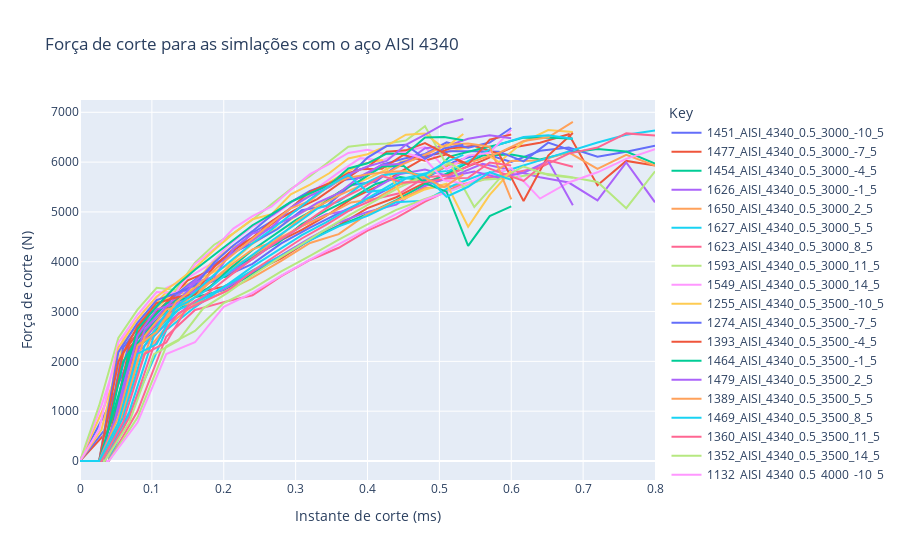

Notebook code for this chart:
### Code cell
import plotly.express as px

fig = px.line(df_pivoted_2[df_pivoted_2["material"]=="AISI_4340"], x="x", y="y", color='Key',
                            labels={
                     "y": "Força de corte (N)",
                     "x": "Instante de corte (ms)",
                 },
                title="Força de corte para as simlações com o aço AISI 4340")
fig.show()

### Figure 1 — Plotly figure (JSON) as saved in the notebook; plotly's stock layout.template omitted (floating-point values rounded to 4 significant figures)
{"data": [{"hovertemplate": "Key=1451_AISI_4340_0.5_3000_-10_5<br>Instante de corte (ms)=%{x}<br>Força de corte (N)=%{y}<extra></extra>", "legendgroup": "1451_AISI_4340_0.5_3000_-10_5", "line": {"color": "#636efa", "dash": "solid"}, "marker": {"symbol": "circle"}, "mode": "lines", "name": "1451_AISI_4340_0.5_3000_-10_5", "orientation": "v", "showlegend": true, "type": "scatter", "x": [0, 0.04, 0.08, 0.12, 0.16, 0.2, 0.24, 0.28, 0.32, 0.36, 0.4, 0.44, 0.48, 0.52, 0.56, 0.6, 0.64, 0.68, 0.72, 0.76, 0.8], "xaxis": "x", "y": [0, 1095.0, 2447.0, 3024.0, 3459.0, 3695.0, 3956.0, 4369.0, 4687.0, 4976.0, 5246.0, 5547.0, 5665.0, 6006.0, 6182.0, 6002.0, 6227.0, 6292.0, 6108.0, 6210.0, 6327.0], "yaxis": "y"}, {"hovertemplate": "Key=1477_AISI_4340_0.5_3000_-7_5<br>Instante de corte (ms)=%{x}<br>Força de corte (N)=%{y}<extra></extra>", "legendgroup": "1477_AISI_4340_0.5_3000_-7_5", "line": {"color": "#EF553B", "dash": "solid"}, "marker": {"symbol": "circle"}, "mode": "lines", "name": "1477_AISI_4340_0.5_3000_-7_5", "orientation": "v", "showlegend": true, "type": "scatter", "x": [0, 0.04, 0.08, 0.12, 0.16, 0.2, 0.24, 0.28, 0.32, 0.36, 0.4, 0.44, 0.48, 0.52, 0.56, 0.6, 0.64, 0.68, 0.72, 0.76, 0.8], "xaxis": "x", "y": [0, 627.4, 2357.0, 2921.0, 3373.0, 3500.0, 3788.0, 4066.0, 4436.0, 4732.0, 5078.0, 5295.0, 5589.0, 5799.0, 6031.0, 6287.0, 6390.0, 6558.0, 5536.0, 6024.0, 5933.0], "yaxis": "y"}, {"hovertemplate": "Key=1454_AISI_4340_0.5_3000_-4_5<br>Instante de corte (ms)=%{x}<br>Força de corte (N)=%{y}<extra></extra>", "legendgroup": "1454_AISI_4340_0.5_3000_-4_5", "line": {"color": "#00cc96", "dash": "solid"}, "marker": {"symbol": "circle"}, "mode": "lines", "name": "1454_AISI_4340_0.5_3000_-4_5", "orientation": "v", "showlegend": true, "type": "scatter", "x": [0, 0.04, 0.08, 0.12, 0.16, 0.2, 0.24, 0.28, 0.32, 0.36, 0.4, 0.44, 0.48, 0.52, 0.56, 0.6, 0.64, 0.68, 0.72, 0.76, 0.8], "xaxis": "x", "y": [0, 0, 2265.0, 2840.0, 3288.0, 3430.0, 3749.0, 4125.0, 4453.0, 4720.0, 4960.0, 5236.0, 5555.0, 5840.0, 6132.0, 6152.0, 6052.0, 6190.0, 6265.0, 6211.0, 5971.0], "yaxis": "y"}, {"hovertemplate": "Key=1626_AISI_4340_0.5_3000_-1_5<br>Instante de corte (ms)=%{x}<br>Força de corte (N)=%{y}<extra></extra>", "legendgroup": "1626_AISI_4340_0.5_3000_-1_5", "line": {"color": "#ab63fa", "dash": "solid"}, "marker": {"symbol": "circle"}, "mode": "lines", "name": "1626_AISI_4340_0.5_3000_-1_5", "orientation": "v", "showlegend": true, "type": "scatter", "x": [0, 0.04, 0.08, 0.12, 0.16, 0.2, 0.24, 0.28, 0.32, 0.36, 0.4, 0.44, 0.48, 0.52, 0.56, 0.6, 0.64, 0.68, 0.72, 0.76, 0.8], "xaxis": "x", "y": [0, 0, 2169.0, 2756.0, 3214.0, 3444.0, 3802.0, 4128.0, 4476.0, 4788.0, 5000.0, 5146.0, 5520.0, 5723.0, 5964.0, 5842.0, 5695.0, 5590.0, 5230.0, 5994.0, 5193.0], "yaxis": "y"}, {"hovertemplate": "Key=1650_AISI_4340_0.5_3000_2_5<br>Instante de corte (ms)=%{x}<br>Força de corte (N)=%{y}<extra></extra>", "legendgroup": "1650_AISI_4340_0.5_3000_2_5", "line": {"color": "#FFA15A", "dash": "solid"}, "marker": {"symbol": "circle"}, "mode": "lines", "name": "1650_AISI_4340_0.5_3000_2_5", "orientation": "v", "showlegend": true, "type": "scatter", "x": [0, 0.04, 0.08, 0.12, 0.16, 0.2, 0.24, 0.28, 0.32, 0.36, 0.4, 0.44, 0.48, 0.52, 0.56, 0.6, 0.64, 0.68, 0.72, 0.76, 0.8], "xaxis": "x", "y": [0, 0, 1984.0, 2692.0, 3153.0, 3388.0, 3682.0, 4016.0, 4376.0, 4553.0, 4962.0, 5229.0, 5481.0, 5521.0, 5639.0, 6024.0, 6030.0, 6197.0, 5862.0, 6145.0, 5932.0], "yaxis": "y"}, {"hovertemplate": "Key=1627_AISI_4340_0.5_3000_5_5<br>Instante de corte (ms)=%{x}<br>Força de corte (N)=%{y}<extra></extra>", "legendgroup": "1627_AISI_4340_0.5_3000_5_5", "line": {"color": "#19d3f3", "dash": "solid"}, "marker": {"symbol": "circle"}, "mode": "lines", "name": "1627_AISI_4340_0.5_3000_5_5", "orientation": "v", "showlegend": true, "type": "scatter", "x": [0, 0.04, 0.08, 0.12, 0.16, 0.2, 0.24, 0.28, 0.32, 0.36, 0.4, 0.44, 0.48, 0.52, 0.56, 0.6, 0.64, 0.68, 0.72, 0.76, 0.8], "xaxis": "x", "y": [0, 0, 1306.0, 2629.0, 3090.0, 3491.0, 3825.0, 4115.0, 4429.0, 4711.0, 4921.0, 5195.0, 5227.0, 5537.0, 5761.0, 5856.0, 6035.0, 6219.0, 6392.0, 6550.0, 6634.0], "yaxis": "y"}, {"hovertemplate": "Key=1623_AISI_4340_0.5_3000_8_5<br>Instante de corte (ms)=%{x}<br>Força de corte (N)=%{y}<extra></extra>", "legendgroup": "1623_AISI_4340_0.5_3000_8_5", "line": {"color": "#FF6692", "dash": "solid"}, "marker": {"symbol": "circle"}, "mode": "lines", "name": "1623_AISI_4340_0.5_3000_8_5", "orientation": "v", "showlegend": true, "type": "scatter", "x": [0, 0.04, 0.08, 0.12, 0.16, 0.2, 0.24, 0.28, 0.32, 0.36, 0.4, 0.44, 0.48, 0.52, 0.56, 0.6, 0.64, 0.68, 0.72, 0.76, 0.8], "xaxis": "x", "y": [0, 0, 996.9, 2500.0, 3031.0, 3190.0, 3327.0, 3710.0, 4036.0, 4281.0, 4625.0, 4880.0, 5206.0, 5483.0, 5663.0, 5784.0, 5893.0, 6171.0, 6292.0, 6577.0, 6535.0], "yaxis": "y"}, {"hovertemplate": "Key=1593_AISI_4340_0.5_3000_11_5<br>Instante de corte (ms)=%{x}<br>Força de corte (N)=%{y}<extra></extra>", "legendgroup": "1593_AISI_4340_0.5_3000_11_5", "line": {"color": "#B6E880", "dash": "solid"}, "marker": {"symbol": "circle"}, "mode": "lines", "name": "1593_AISI_4340_0.5_3000_11_5", "orientation": "v", "showlegend": true, "type": "scatter", "x": [0, 0.04, 0.08, 0.12, 0.16, 0.2, 0.24, 0.28, 0.32, 0.36, 0.4, 0.44, 0.48, 0.52, 0.56, 0.6, 0.64, 0.68, 0.72, 0.76, 0.8], "xaxis": "x", "y": [0, 0, 872.9, 2307.0, 2612.0, 3169.0, 3454.0, 3807.0, 4117.0, 4444.0, 4749.0, 5041.0, 5259.0, 5454.0, 5645.0, 5680.0, 5781.0, 5704.0, 5601.0, 5075.0, 5816.0], "yaxis": "y"}, {"hovertemplate": "Key=1549_AISI_4340_0.5_3000_14_5<br>Instante de corte (ms)=%{x}<br>Força de corte (N)=%{y}<extra></extra>", "legendgroup": "1549_AISI_4340_0.5_3000_14_5", "line": {"color": "#FF97FF", "dash": "solid"}, "marker": {"symbol": "circle"}, "mode": "lines", "name": "1549_AISI_4340_0.5_3000_14_5", "orientation": "v", "showlegend": true, "type": "scatter", "x": [0, 0.04, 0.08, 0.12, 0.16, 0.2, 0.24, 0.28, 0.32, 0.36, 0.4, 0.44, 0.48, 0.52, 0.56, 0.6, 0.64, 0.68, 0.72, 0.76, 0.8], "xaxis": "x", "y": [0, 0, 772.3, 2145.0, 2383.0, 3096.0, 3373.0, 3721.0, 4041.0, 4357.0, 4659.0, 4958.0, 5245.0, 5441.0, 5717.0, 5878.0, 5268.0, 5592.0, 5795.0, 6065.0, 6261.0], "yaxis": "y"}, {"hovertemplate": "Key=1255_AISI_4340_0.5_3500_-10_5<br>Instante de corte (ms)=%{x}<br>Força de corte (N)=%{y}<extra></extra>", "legendgroup": "1255_AISI_4340_0.5_3500_-10_5", "line": {"color": "#FECB52", "dash": "solid"}, "marker": {"symbol": "circle"}, "mode": "lines", "name": "1255_AISI_4340_0.5_3500_-10_5", "orientation": "v", "showlegend": true, "type": "scatter", "x": [0, 0.03429, 0.06857, 0.1029, 0.1371, 0.1714, 0.2057, 0.24, 0.2743, 0.3086, 0.3429, 0.3771, 0.4114, 0.4457, 0.48, 0.5143, 0.5486, 0.5829, 0.6171, 0.6514, 0.6857], "xaxis": "x", "y": [0, 1114.0, 2450.0, 3028.0, 3466.0, 3689.0, 3926.0, 4359.0, 4679.0, 4988.0, 5250.0, 5524.0, 5743.0, 5999.0, 6146.0, 6211.0, 6328.0, 5999.0, 6408.0, 6642.0, 6602.0], "yaxis": "y"}, {"hovertemplate": "Key=1274_AISI_4340_0.5_3500_-7_5<br>Instante de corte (ms)=%{x}<br>Força de corte (N)=%{y}<extra></extra>", "legendgroup": "1274_AISI_4340_0.5_3500_-7_5", "line": {"color": "#636efa", "dash": "solid"}, "marker": {"symbol": "circle"}, "mode": "lines", "name": "1274_AISI_4340_0.5_3500_-7_5", "orientation": "v", "showlegend": true, "type": "scatter", "x": [0, 0.03429, 0.06857, 0.1029, 0.1371, 0.1714, 0.2057, 0.24, 0.2743, 0.3086, 0.3429, 0.3771, 0.4114, 0.4457, 0.48, 0.5143, 0.5486, 0.5829, 0.6171, 0.6514, 0.6857], "xaxis": "x", "y": [0, 627.2, 2360.0, 2925.0, 3380.0, 3766.0, 4130.0, 4372.0, 4652.0, 5037.0, 5120.0, 5541.0, 5605.0, 5983.0, 6115.0, 6216.0, 6219.0, 6210.0, 6014.0, 6391.0, 6223.0], "yaxis": "y"}, {"hovertemplate": "Key=1393_AISI_4340_0.5_3500_-4_5<br>Instante de corte (ms)=%{x}<br>Força de corte (N)=%{y}<extra></extra>", "legendgroup": "1393_AISI_4340_0.5_3500_-4_5", "line": {"color": "#EF553B", "dash": "solid"}, "marker": {"symbol": "circle"}, "mode": "lines", "name": "1393_AISI_4340_0.5_3500_-4_5", "orientation": "v", "showlegend": true, "type": "scatter", "x": [0, 0.03429, 0.06857, 0.1029, 0.1371, 0.1714, 0.2057, 0.24, 0.2743, 0.3086, 0.3429, 0.3771, 0.4114, 0.4457, 0.48, 0.5143, 0.5486, 0.5829, 0.6171, 0.6514, 0.6857], "xaxis": "x", "y": [0, 0, 2268.0, 2843.0, 3293.0, 3398.0, 3777.0, 4074.0, 4392.0, 4638.0, 4923.0, 5258.0, 5496.0, 5803.0, 6088.0, 6272.0, 6326.0, 6165.0, 5217.0, 6132.0, 6586.0], "yaxis": "y"}, {"hovertemplate": "Key=1464_AISI_4340_0.5_3500_-1_5<br>Instante de corte (ms)=%{x}<br>Força de corte (N)=%{y}<extra></extra>", "legendgroup": "1464_AISI_4340_0.5_3500_-1_5", "line": {"color": "#00cc96", "dash": "solid"}, "marker": {"symbol": "circle"}, "mode": "lines", "name": "1464_AISI_4340_0.5_3500_-1_5", "orientation": "v", "showlegend": true, "type": "scatter", "x": [0, 0.03429, 0.06857, 0.1029, 0.1371, 0.1714, 0.2057, 0.24, 0.2743, 0.3086, 0.3429, 0.3771, 0.4114, 0.4457, 0.48, 0.5143, 0.5486, 0.5829, 0.6171, 0.6514, 0.6857], "xaxis": "x", "y": [0, 0, 2173.0, 2763.0, 3254.0, 3619.0, 3707.0, 4119.0, 4361.0, 4756.0, 5028.0, 5272.0, 5561.0, 5700.0, 5621.0, 6112.0, 6238.0, 6352.0, 6491.0, 6494.0, 6470.0], "yaxis": "y"}, {"hovertemplate": "Key=1479_AISI_4340_0.5_3500_2_5<br>Instante de corte (ms)=%{x}<br>Força de corte (N)=%{y}<extra></extra>", "legendgroup": "1479_AISI_4340_0.5_3500_2_5", "line": {"color": "#ab63fa", "dash": "solid"}, "marker": {"symbol": "circle"}, "mode": "lines", "name": "1479_AISI_4340_0.5_3500_2_5", "orientation": "v", "showlegend": true, "type": "scatter", "x": [0, 0.03429, 0.06857, 0.1029, 0.1371, 0.1714, 0.2057, 0.24, 0.2743, 0.3086, 0.3429, 0.3771, 0.4114, 0.4457, 0.48, 0.5143, 0.5486, 0.5829, 0.6171, 0.6514, 0.6857], "xaxis": "x", "y": [0, 0, 1994.0, 2696.0, 3156.0, 3549.0, 3758.0, 4054.0, 4402.0, 4714.0, 4954.0, 5037.0, 5483.0, 5763.0, 5851.0, 5712.0, 5812.0, 5684.0, 5787.0, 6021.0, 5135.0], "yaxis": "y"}, {"hovertemplate": "Key=1389_AISI_4340_0.5_3500_5_5<br>Instante de corte (ms)=%{x}<br>Força de corte (N)=%{y}<extra></extra>", "legendgroup": "1389_AISI_4340_0.5_3500_5_5", "line": {"color": "#FFA15A", "dash": "solid"}, "marker": {"symbol": "circle"}, "mode": "lines", "name": "1389_AISI_4340_0.5_3500_5_5", "orientation": "v", "showlegend": true, "type": "scatter", "x": [0, 0.03429, 0.06857, 0.1029, 0.1371, 0.1714, 0.2057, 0.24, 0.2743, 0.3086, 0.3429, 0.3771, 0.4114, 0.4457, 0.48, 0.5143, 0.5486, 0.5829, 0.6171, 0.6514, 0.6857], "xaxis": "x", "y": [0, 0, 1311.0, 2629.0, 3089.0, 3498.0, 3835.0, 4122.0, 4443.0, 4717.0, 4929.0, 5191.0, 5263.0, 5555.0, 5696.0, 5956.0, 6021.0, 6186.0, 6425.0, 6498.0, 6808.0], "yaxis": "y"}, {"hovertemplate": "Key=1469_AISI_4340_0.5_3500_8_5<br>Instante de corte (ms)=%{x}<br>Força de corte (N)=%{y}<extra></extra>", "legendgroup": "1469_AISI_4340_0.5_3500_8_5", "line": {"color": "#19d3f3", "dash": "solid"}, "marker": {"symbol": "circle"}, "mode": "lines", "name": "1469_AISI_4340_0.5_3500_8_5", "orientation": "v", "showlegend": true, "type": "scatter", "x": [0, 0.03429, 0.06857, 0.1029, 0.1371, 0.1714, 0.2057, 0.24, 0.2743, 0.3086, 0.3429, 0.3771, 0.4114, 0.4457, 0.48, 0.5143, 0.5486, 0.5829, 0.6171, 0.6514, 0.6857], "xaxis": "x", "y": [0, 0, 990.4, 2508.0, 3038.0, 3259.0, 3547.0, 3902.0, 4220.0, 4534.0, 4793.0, 5085.0, 5373.0, 5657.0, 5773.0, 5829.0, 6084.0, 6354.0, 6504.0, 6539.0, 6468.0], "yaxis": "y"}, {"hovertemplate": "Key=1360_AISI_4340_0.5_3500_11_5<br>Instante de corte (ms)=%{x}<br>Força de corte (N)=%{y}<extra></extra>", "legendgroup": "1360_AISI_4340_0.5_3500_11_5", "line": {"color": "#FF6692", "dash": "solid"}, "marker": {"symbol": "circle"}, "mode": "lines", "name": "1360_AISI_4340_0.5_3500_11_5", "orientation": "v", "showlegend": true, "type": "scatter", "x": [0, 0.03429, 0.06857, 0.1029, 0.1371, 0.1714, 0.2057, 0.24, 0.2743, 0.3086, 0.3429, 0.3771, 0.4114, 0.4457, 0.48, 0.5143, 0.5486, 0.5829, 0.6171, 0.6514, 0.6857], "xaxis": "x", "y": [0, 0, 871.9, 2313.0, 2970.0, 3196.0, 3423.0, 3815.0, 4147.0, 4467.0, 4746.0, 5050.0, 5264.0, 5378.0, 5698.0, 5737.0, 5980.0, 5803.0, 5622.0, 6036.0, 5906.0], "yaxis": "y"}, {"hovertemplate": "Key=1352_AISI_4340_0.5_3500_14_5<br>Instante de corte (ms)=%{x}<br>Força de corte (N)=%{y}<extra></extra>", "legendgroup": "1352_AISI_4340_0.5_3500_14_5", "line": {"color": "#B6E880", "dash": "solid"}, "marker": {"symbol": "circle"}, "mode": "lines", "name": "1352_AISI_4340_0.5_3500_14_5", "orientation": "v", "showlegend": true, "type": "scatter", "x": [0, 0.03429, 0.06857, 0.1029, 0.1371, 0.1714, 0.2057, 0.24, 0.2743, 0.3086, 0.3429, 0.3771, 0.4114, 0.4457, 0.48, 0.5143, 0.5486, 0.5829, 0.6171, 0.6514, 0.6857], "xaxis": "x", "y": [0, 0, 774.3, 2145.0, 2420.0, 3065.0, 3378.0, 3729.0, 4048.0, 4359.0, 4661.0, 4956.0, 5223.0, 5505.0, 5721.0, 5989.0, 5099.0, 5657.0, 5912.0, 5742.0, 5686.0], "yaxis": "y"}, {"hovertemplate": "Key=1132_AISI_4340_0.5_4000_-10_5<br>Instante de corte (ms)=%{x}<br>Força de corte (N)=%{y}<extra></extra>", "legendgroup": "1132_AISI_4340_0.5_4000_-10_5", "line": {"color": "#FF97FF", "dash": "solid"}, "marker": {"symbol": "circle"}, "mode": "lines", "name": "1132_AISI_4340_0.5_4000_-10_5", "orientation": "v", "showlegend": true, "type": "scatter", "x": [0, 0.03, 0.06, 0.09, 0.12, 0.15, 0.18, 0.21, 0.24, 0.27, 0.3, 0.33, 0.36, 0.39, 0.42, 0.45, 0.48, 0.51, 0.54, 0.57, 0.6], "xaxis": "x", "y": [0, 1117.0, 2462.0, 3035.0, 3472.0, 3676.0, 3939.0, 4373.0, 4707.0, 4933.0, 5252.0, 5478.0, 5794.0, 6079.0, 6030.0, 6219.0, 6304.0, 5853.0, 6130.0, 6188.0, 6646.0], "yaxis": "y"}, {"hovertemplate": "Key=1220_AISI_4340_0.5_4000_-7_5<br>Instante de corte (ms)=%{x}<br>Força de corte (N)=%{y}<extra></extra>", "legendgroup": "1220_AISI_4340_0.5_4000_-7_5", "line": {"color": "#FECB52", "dash": "solid"}, "marker": {"symbol": "circle"}, "mode": "lines", "name": "1220_AISI_4340_0.5_4000_-7_5", "orientation": "v", "showlegend": true, "type": "scatter", "x": [0, 0.03, 0.06, 0.09, 0.12, 0.15, 0.18, 0.21, 0.24, 0.27, 0.3, 0.33, 0.36, 0.39, 0.42, 0.45, 0.48, 0.51, 0.54, 0.57, 0.6], "xaxis": "x", "y": [0, 630.6, 2363.0, 2931.0, 3385.0, 3358.0, 3927.0, 4292.0, 4400.0, 4808.0, 5144.0, 5448.0, 5708.0, 5955.0, 6039.0, 5256.0, 5452.0, 5565.0, 4703.0, 5343.0, 5827.0], "yaxis": "y"}, {"hovertemplate": "Key=1159_AISI_4340_0.5_4000_-4_5<br>Instante de corte (ms)=%{x}<br>Força de corte (N)=%{y}<extra></extra>", "legendgroup": "1159_AISI_4340_0.5_4000_-4_5", "line": {"color": "#636efa", "dash": "solid"}, "marker": {"symbol": "circle"}, "mode": "lines", "name": "1159_AISI_4340_0.5_4000_-4_5", "orientation": "v", "showlegend": true, "type": "scatter", "x": [0, 0.03, 0.06, 0.09, 0.12, 0.15, 0.18, 0.21, 0.24, 0.27, 0.3, 0.33, 0.36, 0.39, 0.42, 0.45, 0.48, 0.51, 0.54, 0.57, 0.6], "xaxis": "x", "y": [0, 0, 2270.0, 2848.0, 3300.0, 3440.0, 3872.0, 4174.0, 4577.0, 4841.0, 5023.0, 5359.0, 5632.0, 5686.0, 5947.0, 6066.0, 6165.0, 6395.0, 6288.0, 6392.0, 6685.0], "yaxis": "y"}, {"hovertemplate": "Key=1218_AISI_4340_0.5_4000_-1_5<br>Instante de corte (ms)=%{x}<br>Força de corte (N)=%{y}<extra></extra>", "legendgroup": "1218_AISI_4340_0.5_4000_-1_5", "line": {"color": "#EF553B", "dash": "solid"}, "marker": {"symbol": "circle"}, "mode": "lines", "name": "1218_AISI_4340_0.5_4000_-1_5", "orientation": "v", "showlegend": true, "type": "scatter", "x": [0, 0.03, 0.06, 0.09, 0.12, 0.15, 0.18, 0.21, 0.24, 0.27, 0.3, 0.33, 0.36, 0.39, 0.42, 0.45, 0.48, 0.51, 0.54, 0.57, 0.6], "xaxis": "x", "y": [0, 0, 2169.0, 2768.0, 3179.0, 3625.0, 3812.0, 4199.0, 4473.0, 4793.0, 5046.0, 5257.0, 5561.0, 5857.0, 5865.0, 6144.0, 6026.0, 6155.0, 5951.0, 6452.0, 6552.0], "yaxis": "y"}, {"hovertemplate": "Key=1147_AISI_4340_0.5_4000_2_5<br>Instante de corte (ms)=%{x}<br>Força de corte (N)=%{y}<extra></extra>", "legendgroup": "1147_AISI_4340_0.5_4000_2_5", "line": {"color": "#00cc96", "dash": "solid"}, "marker": {"symbol": "circle"}, "mode": "lines", "name": "1147_AISI_4340_0.5_4000_2_5", "orientation": "v", "showlegend": true, "type": "scatter", "x": [0, 0.03, 0.06, 0.09, 0.12, 0.15, 0.18, 0.21, 0.24, 0.27, 0.3, 0.33, 0.36, 0.39, 0.42, 0.45, 0.48, 0.51, 0.54, 0.57, 0.6], "xaxis": "x", "y": [0, 0, 1992.0, 2701.0, 3162.0, 3273.0, 3479.0, 3879.0, 4237.0, 4533.0, 4836.0, 5082.0, 5391.0, 5633.0, 5911.0, 5926.0, 5579.0, 5407.0, 4319.0, 4917.0, 5111.0], "yaxis": "y"}, {"hovertemplate": "Key=1233_AISI_4340_0.5_4000_5_5<br>Instante de corte (ms)=%{x}<br>Força de corte (N)=%{y}<extra></extra>", "legendgroup": "1233_AISI_4340_0.5_4000_5_5", "line": {"color": "#ab63fa", "dash": "solid"}, "marker": {"symbol": "circle"}, "mode": "lines", "name": "1233_AISI_4340_0.5_4000_5_5", "orientation": "v", "showlegend": true, "type": "scatter", "x": [0, 0.03, 0.06, 0.09, 0.12, 0.15, 0.18, 0.21, 0.24, 0.27, 0.3, 0.33, 0.36, 0.39, 0.42, 0.45, 0.48, 0.51, 0.54, 0.57, 0.6], "xaxis": "x", "y": [0, 0, 1316.0, 2634.0, 3099.0, 3503.0, 3842.0, 4140.0, 4449.0, 4729.0, 4917.0, 5180.0, 5378.0, 5715.0, 5944.0, 5965.0, 6280.0, 6321.0, 6468.0, 6537.0, 6477.0], "yaxis": "y"}, {"hovertemplate": "Key=1294_AISI_4340_0.5_4000_8_5<br>Instante de corte (ms)=%{x}<br>Força de corte (N)=%{y}<extra></extra>", "legendgroup": "1294_AISI_4340_0.5_4000_8_5", "line": {"color": "#FFA15A", "dash": "solid"}, "marker": {"symbol": "circle"}, "mode": "lines", "name": "1294_AISI_4340_0.5_4000_8_5", "orientation": "v", "showlegend": true, "type": "scatter", "x": [0, 0.03, 0.06, 0.09, 0.12, 0.15, 0.18, 0.21, 0.24, 0.27, 0.3, 0.33, 0.36, 0.39, 0.42, 0.45, 0.48, 0.51, 0.54, 0.57, 0.6], "xaxis": "x", "y": [0, 0, 1001.0, 2509.0, 3040.0, 3159.0, 3584.0, 3933.0, 4247.0, 4403.0, 4796.0, 5104.0, 5332.0, 5530.0, 5717.0, 5966.0, 6148.0, 6347.0, 6375.0, 6309.0, 5253.0], "yaxis": "y"}, {"hovertemplate": "Key=1186_AISI_4340_0.5_4000_11_5<br>Instante de corte (ms)=%{x}<br>Força de corte (N)=%{y}<extra></extra>", "legendgroup": "1186_AISI_4340_0.5_4000_11_5", "line": {"color": "#19d3f3", "dash": "solid"}, "marker": {"symbol": "circle"}, "mode": "lines", "name": "1186_AISI_4340_0.5_4000_11_5", "orientation": "v", "showlegend": true, "type": "scatter", "x": [0, 0.03, 0.06, 0.09, 0.12, 0.15, 0.18, 0.21, 0.24, 0.27, 0.3, 0.33, 0.36, 0.39, 0.42, 0.45, 0.48, 0.51, 0.54, 0.57, 0.6], "xaxis": "x", "y": [0, 0, 875.9, 2320.0, 2977.0, 3196.0, 3468.0, 3825.0, 4137.0, 4457.0, 4754.0, 5066.0, 5208.0, 5527.0, 5733.0, 5798.0, 5737.0, 5306.0, 5505.0, 5797.0, 5643.0], "yaxis": "y"}, {"hovertemplate": "Key=1170_AISI_4340_0.5_4000_14_5<br>Instante de corte (ms)=%{x}<br>Força de corte (N)=%{y}<extra></extra>", "legendgroup": "1170_AISI_4340_0.5_4000_14_5", "line": {"color": "#FF6692", "dash": "solid"}, "marker": {"symbol": "circle"}, "mode": "lines", "name": "1170_AISI_4340_0.5_4000_14_5", "orientation": "v", "showlegend": true, "type": "scatter", "x": [0, 0.03, 0.06, 0.09, 0.12, 0.15, 0.18, 0.21, 0.24, 0.27, 0.3, 0.33, 0.36, 0.39, 0.42, 0.45, 0.48, 0.51, 0.54, 0.57, 0.6], "xaxis": "x", "y": [0, 0, 782.2, 2151.0, 2380.0, 3110.0, 3391.0, 3736.0, 4054.0, 4370.0, 4638.0, 4950.0, 5240.0, 5454.0, 5723.0, 5590.0, 5603.0, 5671.0, 5683.0, 5992.0, 5932.0], "yaxis": "y"}, {"hovertemplate": "Key=1027_AISI_4340_0.5_4500_-10_5<br>Instante de corte (ms)=%{x}<br>Força de corte (N)=%{y}<extra></extra>", "legendgroup": "1027_AISI_4340_0.5_4500_-10_5", "line": {"color": "#B6E880", "dash": "solid"}, "marker": {"symbol": "circle"}, "mode": "lines", "name": "1027_AISI_4340_0.5_4500_-10_5", "orientation": "v", "showlegend": true, "type": "scatter", "x": [0, 0.02667, 0.05333, 0.08, 0.1067, 0.1333, 0.16, 0.1867, 0.2133, 0.24, 0.2667, 0.2933, 0.32, 0.3467, 0.3733, 0.4, 0.4267, 0.4533, 0.48, 0.5067, 0.5333], "xaxis": "x", "y": [0, 1116.0, 2469.0, 3038.0, 3477.0, 3435.0, 3984.0, 4341.0, 4571.0, 4842.0, 5156.0, 5460.0, 5717.0, 6009.0, 6310.0, 6354.0, 6374.0, 6433.0, 6719.0, 6038.0, 5823.0], "yaxis": "y"}, {"hovertemplate": "Key=1029_AISI_4340_0.5_4500_-7_5<br>Instante de corte (ms)=%{x}<br>Força de corte (N)=%{y}<extra></extra>", "legendgroup": "1029_AISI_4340_0.5_4500_-7_5", "line": {"color": "#FF97FF", "dash": "solid"}, "marker": {"symbol": "circle"}, "mode": "lines", "name": "1029_AISI_4340_0.5_4500_-7_5", "orientation": "v", "showlegend": true, "type": "scatter", "x": [0, 0.02667, 0.05334, 0.08, 0.1067, 0.1333, 0.16, 0.1867, 0.2133, 0.24, 0.2667, 0.2933, 0.32, 0.3467, 0.3733, 0.4, 0.4267, 0.4533, 0.48, 0.5067, 0.5333], "xaxis": "x", "y": [0, 632.1, 2374.0, 2936.0, 3391.0, 3370.0, 3950.0, 4259.0, 4665.0, 4914.0, 5110.0, 5446.0, 5759.0, 5957.0, 6185.0, 6250.0, 6156.0, 6183.0, 6063.0, 5635.0, 5573.0], "yaxis": "y"}, {"hovertemplate": "Key=1057_AISI_4340_0.5_4500_-4_5<br>Instante de corte (ms)=%{x}<br>Força de corte (N)=%{y}<extra></extra>", "legendgroup": "1057_AISI_4340_0.5_4500_-4_5", "line": {"color": "#FECB52", "dash": "solid"}, "marker": {"symbol": "circle"}, "mode": "lines", "name": "1057_AISI_4340_0.5_4500_-4_5", "orientation": "v", "showlegend": true, "type": "scatter", "x": [0, 0.02667, 0.05334, 0.08, 0.1067, 0.1333, 0.16, 0.1867, 0.2133, 0.24, 0.2667, 0.2933, 0.32, 0.3467, 0.3733, 0.4, 0.4267, 0.4533, 0.48, 0.5067, 0.5333], "xaxis": "x", "y": [0, 0, 2277.0, 2854.0, 3304.0, 3574.0, 3874.0, 4234.0, 4569.0, 4854.0, 4955.0, 5355.0, 5547.0, 5776.0, 6072.0, 6159.0, 6327.0, 6549.0, 6573.0, 6270.0, 6566.0], "yaxis": "y"}, {"hovertemplate": "Key=1009_AISI_4340_0.5_4500_-1_5<br>Instante de corte (ms)=%{x}<br>Força de corte (N)=%{y}<extra></extra>", "legendgroup": "1009_AISI_4340_0.5_4500_-1_5", "line": {"color": "#636efa", "dash": "solid"}, "marker": {"symbol": "circle"}, "mode": "lines", "name": "1009_AISI_4340_0.5_4500_-1_5", "orientation": "v", "showlegend": true, "type": "scatter", "x": [0, 0.02667, 0.05333, 0.08, 0.1067, 0.1333, 0.16, 0.1867, 0.2133, 0.24, 0.2667, 0.2933, 0.32, 0.3467, 0.3733, 0.4, 0.4267, 0.4533, 0.48, 0.5067, 0.5333], "xaxis": "x", "y": [0, 0, 2186.0, 2771.0, 3231.0, 3365.0, 3523.0, 3984.0, 4325.0, 4614.0, 4932.0, 5198.0, 5421.0, 5565.0, 5707.0, 6092.0, 6322.0, 6349.0, 6067.0, 6276.0, 6348.0], "yaxis": "y"}, {"hovertemplate": "Key=1089_AISI_4340_0.5_4500_2_5<br>Instante de corte (ms)=%{x}<br>Força de corte (N)=%{y}<extra></extra>", "legendgroup": "1089_AISI_4340_0.5_4500_2_5", "line": {"color": "#EF553B", "dash": "solid"}, "marker": {"symbol": "circle"}, "mode": "lines", "name": "1089_AISI_4340_0.5_4500_2_5", "orientation": "v", "showlegend": true, "type": "scatter", "x": [0, 0.02667, 0.05334, 0.08, 0.1067, 0.1333, 0.16, 0.1867, 0.2133, 0.24, 0.2667, 0.2933, 0.32, 0.3467, 0.3733, 0.4, 0.4267, 0.4533, 0.48, 0.5067, 0.5333], "xaxis": "x", "y": [0, 0, 1994.0, 2704.0, 3167.0, 3281.0, 3350.0, 3904.0, 4255.0, 4480.0, 4811.0, 5078.0, 5409.0, 5574.0, 5777.0, 5898.0, 6209.0, 6236.0, 6381.0, 6173.0, 5982.0], "yaxis": "y"}, {"hovertemplate": "Key=1096_AISI_4340_0.5_4500_5_5<br>Instante de corte (ms)=%{x}<br>Força de corte (N)=%{y}<extra></extra>", "legendgroup": "1096_AISI_4340_0.5_4500_5_5", "line": {"color": "#00cc96", "dash": "solid"}, "marker": {"symbol": "circle"}, "mode": "lines", "name": "1096_AISI_4340_0.5_4500_5_5", "orientation": "v", "showlegend": true, "type": "scatter", "x": [0, 0.02667, 0.05333, 0.08, 0.1067, 0.1333, 0.16, 0.1867, 0.2133, 0.24, 0.2667, 0.2933, 0.32, 0.3467, 0.3733, 0.4, 0.4267, 0.4533, 0.48, 0.5067, 0.5333], "xaxis": "x", "y": [0, 0, 1313.0, 2640.0, 3106.0, 3508.0, 3838.0, 4134.0, 4446.0, 4732.0, 4956.0, 5201.0, 5375.0, 5533.0, 5871.0, 5975.0, 6172.0, 6161.0, 6492.0, 6505.0, 6440.0], "yaxis": "y"}, {"hovertemplate": "Key=1174_AISI_4340_0.5_4500_8_5<br>Instante de corte (ms)=%{x}<br>Força de corte (N)=%{y}<extra></extra>", "legendgroup": "1174_AISI_4340_0.5_4500_8_5", "line": {"color": "#ab63fa", "dash": "solid"}, "marker": {"symbol": "circle"}, "mode": "lines", "name": "1174_AISI_4340_0.5_4500_8_5", "orientation": "v", "showlegend": true, "type": "scatter", "x": [0, 0.02667, 0.05333, 0.08, 0.1067, 0.1333, 0.16, 0.1867, 0.2133, 0.24, 0.2667, 0.2933, 0.32, 0.3467, 0.3733, 0.4, 0.4267, 0.4533, 0.48, 0.5067, 0.5333], "xaxis": "x", "y": [0, 0, 995.2, 2515.0, 3046.0, 3157.0, 3586.0, 3700.0, 4254.0, 4567.0, 4683.0, 5088.0, 5322.0, 5500.0, 5751.0, 5913.0, 6024.0, 6348.0, 6551.0, 6766.0, 6865.0], "yaxis": "y"}, {"hovertemplate": "Key=1051_AISI_4340_0.5_4500_11_5<br>Instante de corte (ms)=%{x}<br>Força de corte (N)=%{y}<extra></extra>", "legendgroup": "1051_AISI_4340_0.5_4500_11_5", "line": {"color": "#FFA15A", "dash": "solid"}, "marker": {"symbol": "circle"}, "mode": "lines", "name": "1051_AISI_4340_0.5_4500_11_5", "orientation": "v", "showlegend": true, "type": "scatter", "x": [0, 0.02667, 0.05333, 0.08, 0.1067, 0.1333, 0.16, 0.1867, 0.2133, 0.24, 0.2667, 0.2933, 0.32, 0.3467, 0.3733, 0.4, 0.4267, 0.4533, 0.48, 0.5067, 0.5333], "xaxis": "x", "y": [0, 0, 882.4, 2320.0, 2588.0, 3188.0, 3479.0, 3836.0, 4150.0, 4471.0, 4778.0, 5074.0, 5219.0, 5527.0, 5688.0, 5754.0, 5799.0, 5820.0, 5678.0, 5497.0, 5752.0], "yaxis": "y"}, {"hovertemplate": "Key=1034_AISI_4340_0.5_4500_14_5<br>Instante de corte (ms)=%{x}<br>Força de corte (N)=%{y}<extra></extra>", "legendgroup": "1034_AISI_4340_0.5_4500_14_5", "line": {"color": "#19d3f3", "dash": "solid"}, "marker": {"symbol": "circle"}, "mode": "lines", "name": "1034_AISI_4340_0.5_4500_14_5", "orientation": "v", "showlegend": true, "type": "scatter", "x": [0, 0.02667, 0.05333, 0.08, 0.1067, 0.1333, 0.16, 0.1867, 0.2133, 0.24, 0.2667, 0.2933, 0.32, 0.3467, 0.3733, 0.4, 0.4267, 0.4533, 0.48, 0.5067, 0.5333], "xaxis": "x", "y": [0, 0, 769.9, 2149.0, 2347.0, 3088.0, 3392.0, 3740.0, 4062.0, 4373.0, 4648.0, 4957.0, 5250.0, 5524.0, 5743.0, 5403.0, 5443.0, 5666.0, 5752.0, 5983.0, 6146.0], "yaxis": "y"}], "layout": {"legend": {"title": {"text": "Key"}, "tracegroupgap": 0}, "title": {"text": "Força de corte para as simlações com o aço AISI 4340"}, "xaxis": {"anchor": "y", "domain": [0, 1], "title": {"text": "Instante de corte (ms)"}}, "yaxis": {"anchor": "x", "domain": [0, 1], "title": {"text": "Força de corte (N)"}}}}
